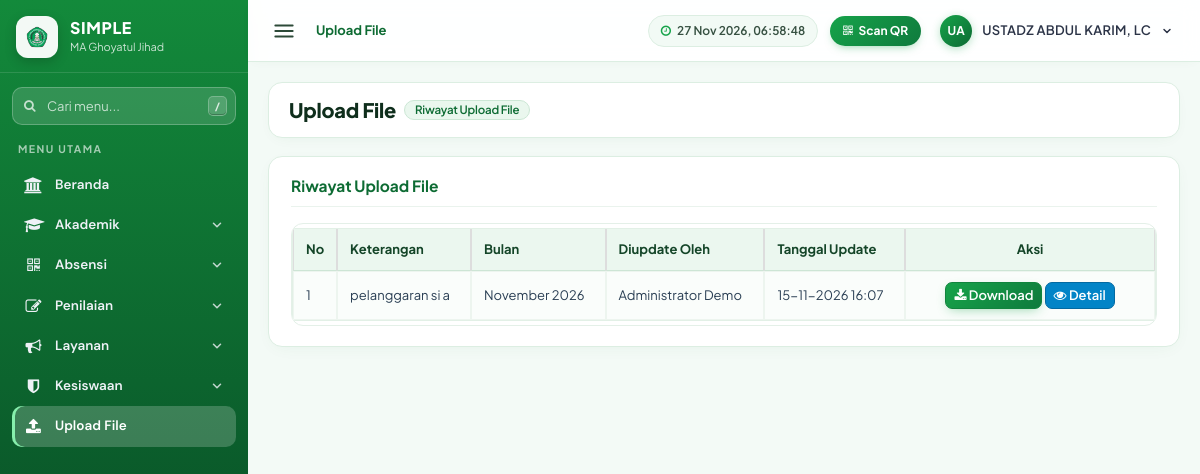
The app's page /index.php?page=Upload-File (signed in) with its own data.
### tables this page shows
CREATE TABLE `master_cost_control` (
  `id` int NOT NULL,
  `note` text NOT NULL,
  `doc_date` date DEFAULT NULL,
  `updated_by` varchar(100) DEFAULT NULL,
  `updated_date` datetime DEFAULT NULL
);

### index.php (called while the page is built, shortened)
<?php
$routes = [
    'Dashboard' => 'pages/home.php',
    'Data-Siswa' => 'pages/siswa.php',
    'Data-Guru' => 'pages/guru.php',
    'Data-Kelas' => 'pages/kelas.php',
    'Absen-Scan' => 'pages/absen_scan.php',
    'Absen-Siswa' => 'pages/absen_siswa.php',
    'Absen-Guru' => 'pages/absen_guru.php',
    'Cetak-Kartu' => 'pages/kartu.php',
    'Profile' => 'pages/profile.php',
    'User-Guide' => 'pages/help.php',
    'Help' => 'pages/help.php',
    'Users' => 'pages/users.php',
    'Upload-File' => 'pages/upload_file.php',
    'Tahun-Ajaran' => 'pages/tahun_ajaran.php',
    'Mata-Pelajaran' => 'pages/mapel.php',
    'Jadwal' => 'pages/jadwal.php',
    'Perizinan' => 'pages/perizinan.php',
    'Pengumuman' => 'pages/pengumuman.php',
    'Kenaikan-Kelas' => 'pages/kenaikan.php',
    'Input-Nilai' => 'pages/nilai.php',
    'Rapor' => 'pages/rapor.php',
    'Cetak-Rapor' => 'pages/cetak_rapor.php',
    'Laporan' => 'pages/laporan.php',
    'Pelanggaran' => 'pages/pelanggaran.php',
    'Inventaris' => 'pages/inventaris.php',
    'Master-Menu' => 'pages/master_menu.php',
];
$page = $_GET['page'] ?? 'Dashboard';
require __DIR__ . '/' . $routes[$page];

### pages/upload_file.php (the view, shortened to what this page needs)
<?php
$uploadDir = "uploads/file/";
function cc_can_upload()
{
    return in_array(role(), mgmtRoles(), true);
}
function cc_month_label($date)
{
    $bulan = array(1 => 'Januari', 'Februari', 'Maret', 'April', 'Mei', 'Juni', 'Juli', 'Agustus', 'September', 'Oktober', 'November', 'Desember');
    $ts = strtotime($date);
    return $bulan[(int) date('n', $ts)] . ' ' . date('Y', $ts);
}
include "header.php";
$canUpload = cc_can_upload();
$canDelete = $canUpload;
$detailId = isset($_GET['detail']) ? (int) $_GET['detail'] : 0;
$detailData = null;
?>
<div class="right_col" role="main">
    <div class="">
        <div class="page-title">
            <div class="title_left">
                <h3>Upload File <small><?php echo $detailId > 0 ? 'Detail File' : 'Riwayat Upload File'; ?></small></h3>
            </div>
        </div>
<?php if ($detailId > 0) { ?>
        <div class="row">
            <div class="col-md-12 col-sm-12 col-xs-12">
                <div class="x_panel">
                    <div class="x_title">
                        <h2>Info Riwayat</h2>
                        <div class="clearfix"></div>
                    </div>
                    <div class="x_content">
                        <?php
                        $tdL = 'border:0 !important; background:transparent !important; text-align:left !important; padding:4px 0 !important; vertical-align:top; font-weight:bold; width:150px; white-space:nowrap;';
                        $tdV = 'border:0 !important; background:transparent !important; text-align:left !important; padding:4px 0 !important; vertical-align:top; font-weight:normal;';
                        ?>
                        <table style="border:0; width:auto; margin-bottom:15px; background:transparent;">
                            <tr><td style="<?php echo $tdL; ?>">Keterangan</td><td style="<?php echo $tdV; ?>">: <?php echo nl2br(htmlspecialchars($detailData['note'])); ?></td></tr>
                            <tr><td style="<?php echo $tdL; ?>">Bulan</td><td style="<?php echo $tdV; ?>">: <?php echo cc_month_label($detailData['doc_date']); ?></td></tr>
                            <tr><td style="<?php echo $tdL; ?>">Diupdate Oleh</td><td style="<?php echo $tdV; ?>">: <?php echo htmlspecialchars($detailData['updated_by']); ?></td></tr>
                            <tr><td style="<?php echo $tdL; ?>">Tanggal Update</td><td style="<?php echo $tdV; ?>">: <?php echo date('d-m-Y H:i', strtotime($detailData['updated_date'])); ?></td></tr>
                        </table>
                        <a href="?page=Upload-File" class="btn btn-default btn-sm"><i class="fa fa-arrow-left"></i> Kembali</a>
                    </div>
                </div>
            </div>
        </div>
        <div class="row">
            <div class="col-md-12 col-sm-12 col-xs-12">
                <div class="x_panel">
                    <div class="x_title">
                        <h2>File dalam Riwayat Ini</h2>
                        <div class="clearfix"></div>
                    </div>
                    <div class="x_content table-responsive">
                        <form method="POST" action="?page=Upload-File&detail=<?php echo $detailId; ?>" id="formDownload">
                            <input type="hidden" name="costId" value="<?php echo $detailId; ?>">
                            <div style="margin-bottom:10px;">
                                <button type="submit" name="btnDownloadSelected" id="btnDownloadSelected" class="btn btn-primary btn-sm" disabled>
                                    <i class="fa fa-download"></i> Download Terpilih (ZIP) <span id="selCount" class="badge">0</span>
                                </button>
                            </div>
                            <table id="datatable-responsive" class="table table-striped table-bordered dt-responsive nowrap" cellspacing="0" width="100%">
                                <thead>
                                    <tr>
                                        <th width="30" class="text-center"><input type="checkbox" id="chkAll"></th>
                                        <th width="30">No</th>
                                        <th>Nama File</th>
                                        <th>Ukuran</th>
                                        <th width="200" class="text-center">Aksi</th>
                                    </tr>
                                </thead>
                                <tbody>
                                    <?php
                                    $qf = mysqli_query($koneksidb, "SELECT * FROM master_cost_control_file WHERE cost_id = $detailId ORDER BY id");
                                    $nomor = 0;
                                    while ($f = mysqli_fetch_array($qf)) {
                                        $nomor++;
                                        $fileUrl = $uploadDir . $f['file_name'];
                                        $size = is_file($fileUrl) ? round(filesize($fileUrl) / 1024, 1) . ' KB' : 'file tidak ditemukan';
                                    ?>
                                    <tr>
                                        <td class="text-center"><input type="checkbox" class="chk-file" value="<?php echo (int) $f['id']; ?>"></td>
                                        <td><?php echo $nomor; ?></td>
                                        <td><?php echo htmlspecialchars($f['original_name']); ?></td>
                                        <td><?php echo $size; ?></td>
                                        <td class="text-center">
                                            <a href="<?php echo htmlspecialchars($fileUrl); ?>" download="<?php echo htmlspecialchars($f['original_name']); ?>" class="btn btn-primary btn-xs"><i class="fa fa-download"></i> Download</a>
                                            <?php if ($canDelete) { ?>
                                            <a href="?page=Upload-File&detail=<?php echo $detailId; ?>&action=delfile&fid=<?php echo (int) $f['id']; ?>" class="btn btn-danger btn-xs" onclick="return confirm('Hapus file ini?');"><i class="fa fa-trash"></i> Hapus</a>
                                            <?php } ?>
                                        </td>
                                    </tr>
                                    <?php } ?>
                                </tbody>
                            </table>
                        </form>
                    </div>
                </div>
            </div>
        </div>
<?php } else { ?>
        <div class="row">
            <div class="col-md-12 col-sm-12 col-xs-12">
                <div class="x_panel">
                    <div class="x_title">
                        <h2>Riwayat Upload File</h2>
                    </div>
                    <div class="x_content table-responsive">
                        <table id="datatable-responsive" class="table table-striped table-bordered dt-responsive nowrap" cellspacing="0" width="100%">
                            <thead>
                                <tr>
                                    <th width="30">No</th>
                                    <th>Keterangan</th>
                                    <th>Bulan</th>
                                    <th>Diupdate Oleh</th>
                                    <th>Tanggal Update</th>
                                    <th width="250" class="text-center">Aksi</th>
                                </tr>
                            </thead>
                            <tbody>
                                <?php
                                $mySql = "SELECT c.*, (SELECT COUNT(*) FROM master_cost_control_file f WHERE f.cost_id = c.id) AS jml
                                          FROM master_cost_control c
                                          ORDER BY c.updated_date DESC, c.id DESC";
                                $myQry = mysqli_query($koneksidb, $mySql);
                                $nomor = 0;
                                while ($myData = mysqli_fetch_array($myQry)) {
                                    $nomor++;
                                ?>
                                <tr>
                                    <td><?php echo $nomor; ?></td>
                                    <td><?php echo htmlspecialchars($myData['note']); ?></td>
                                    <td><?php echo cc_month_label($myData['doc_date']); ?></td>
                                    <td><?php echo htmlspecialchars($myData['updated_by']); ?></td>
                                    <td><?php echo date('d-m-Y H:i', strtotime($myData['updated_date'])); ?></td>
                                    <td class="text-center">
                                        <a href="?page=Upload-File&dl=<?php echo (int) $myData['id']; ?>" class="btn btn-primary btn-xs"><i class="fa fa-download"></i> Download</a>
                                        <a href="?page=Upload-File&detail=<?php echo (int) $myData['id']; ?>" class="btn btn-info btn-xs"><i class="fa fa-eye"></i> Detail</a>
                                    </td>
                                </tr>
                                <?php } ?>
                            </tbody>
                        </table>
                    </div>
                </div>
            </div>
        </div>
<?php } ?>
    </div>
</div>
<?php
include "footer.php";
?>

### assets/css/simple.css (style rules this page uses)
:root { --bg: #060a13; --panel: #0c1220; --card: #111a2d; --card-hover: #16223a; --line: #1e2a45; --fg: #e9eef8; --muted: #92a0bd; --green: #25b84f; --green-soft: rgba(37, 184, 79, .14); --amber: #fcb900; --amber-soft: rgba(252, 185, 0, .14); --danger: #ff6b6b; --font-display: "Sora", "Segoe UI", system-ui, sans-serif; --font-body: "Plus Jakarta Sans", "Segoe UI", system-ui, sans-serif; color-scheme: dark; }
* { box-sizing: border-box; }
html, body { height: 100%; }
body { background: var(--bg); color: var(--fg); font-family: var(--font-body); font-size: 15px; line-height: 1.5; padding-left: max(0px, env(safe-area-inset-left, 0px)); padding-right: max(0px, env(safe-area-inset-right, 0px)); }

### assets/css/legacy.css (style rules this page uses)
.right_col { padding: 0 4px 24px; color: #2a3f54; }
.right_col .page-title { display: flex; flex-wrap: wrap; align-items: center; justify-content: space-between; gap: 8px; margin: 0 0 14px; padding: 0; }
.right_col .page-title h3 { margin: 0; font-size: 22px; font-weight: 600; color: #1c2438; }
.right_col .title_left, .right_col .title_right { width: auto; float: none; padding: 0; min-height: 0; }
.x_panel { background: #fff; border: 1px solid #dde1e9; border-radius: 8px; padding: 14px 18px; margin-bottom: 16px; position: relative; box-shadow: 0 1px 2px rgba(20,30,60,.04); }
.x_title { border-bottom: 2px solid #e6e9ed; padding: 0 0 8px; margin-bottom: 10px; }
.x_title h2 { margin: 0 0 4px; font-size: 17px; font-weight: 600; color: #1c2438; float: left; }
.x_content { padding: 4px 0; }
.clearfix::after, .x_title::after { content: ""; display: table; clear: both; }
.btn { border-radius: 6px; }
body { margin:0 }
:root { color-scheme: light; }
body { font-size: 13px; }
table.dataTable thead th, table.table thead th { color: #1c2438; background: #fff; }
table.dataTable tbody td, table.table tbody td { color: #2a3f54; }
.right_col .page-title h3 { font-size: 19px; }
.right_col .page-title h3 small { font-size: 12px; }
.right_col .btn { font-size: 13px; }
.x_title h2 { font-size: 15px; }

### records on screen
master_cost_control: note "pelanggaran si a", doc_date "November 2026", updated_by "Administrator Demo", updated_date "15-11-2026 16:07"

### other values on screen
$nm "Beranda"
$nm "Akademik"
$nm "Absensi"
$nm "Penilaian"
$nm "Layanan"
$nm "Kesiswaan"
$nm "Upload File"
$c "Upload File"
initials($__nama) "UA"
$__nama "USTADZ ABDUL KARIM, LC"
